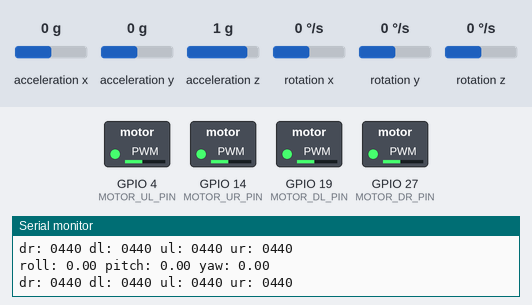
The program below on a simulated ESP32. Parts: switched loads named in the program (green lamp = pin HIGH), the last lines printed to the serial monitor. Wiring (inferred from the names in the program): MPU-6050 motion sensor at I2C address 0x68. The inputs (shaded band) are chosen by the test bench; at power-on: rotation x 0 °/s, acceleration z 1 g, acceleration x 0 g, acceleration y 0 g, rotation y 0 °/s, rotation z 0 °/s.

Above: at 12.9 s.
13.0 s: rotation x set to 9 °/s
At 15.79 s:
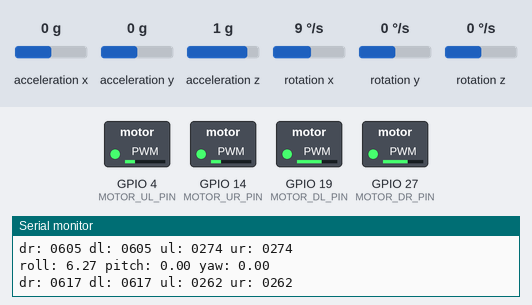
16.0 s: acceleration z set to 0 g
At 16.7 s:
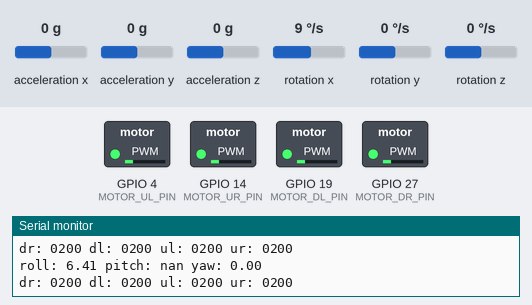
Timing chart, 0 to 19.0 s (numbered marks = the images above; inputs shaded):
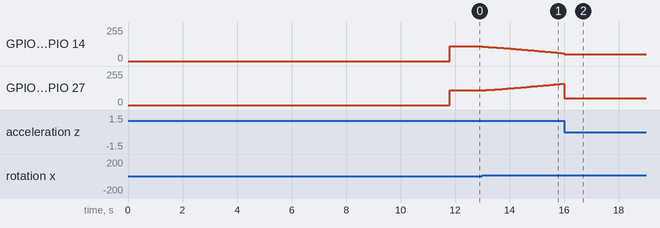

The program:

main.cpp
```cpp
/*
	Development kit: DOIT ESP32 DEVKIT V1
*/
#include <Arduino.h>
#include <Wire.h>
#include "MPU6050.h"
#include "MotorsController.h"
#include "contrains.h"
#include "type.h"
#include "Angle_Controll_Loop.cpp"

// Rate_Controll_Loop controll_loop;
Angle_Controll_Loop control_loop;
void setup() {
#ifdef LOG
	Serial.begin(BAUDRATE);
#endif
	// controll_loop.begin();
	control_loop.begin();
}
int i = 0;
void loop() {
	Control_paras desired_rate(0.0,0.0,0.0);
	// controll_loop.test_rate_controll_loop(desired_rate);
	control_loop.test_angle_controll_loop(desired_rate);
}
```

Angle_Controll_Loop.cpp
```cpp
#include <Arduino.h>
#include "Rate_Controll_Loop.cpp"

class Angle_Controll_Loop
{
private:
    Rate_Controll_Loop rate_controll_loop;
    // PID_Controller roll_angle_controller = PID_Controller(2.0,0.0,0.0);
    // PID_Controller pitch_angle_controller = PID_Controller(2.0,0.0,0.0);
    float proportion = 2.0;
public:
    void begin() {
        rate_controll_loop.begin();
    }

    void loop(Control_paras desired_input) {
        rate_controll_loop.mpu6050.update();
        // rate_controll_loop.mpu6050.get_angle_paras(): Kalman roll & pitch angle and yaw rate = 0.
        Control_paras Kalman_feedback = rate_controll_loop.mpu6050.get_angle_paras();
        Control_paras desired_rotation_rate = Control_paras(proportion*(desired_input.roll - Kalman_feedback.roll),
                                                            proportion*(desired_input.pitch - Kalman_feedback.pitch),
                                                            desired_input.yaw);
        Control_paras plant_input = rate_controll_loop.calculate_plan_inputs(desired_rotation_rate -
                                                                            rate_controll_loop.mpu6050.get_gyro_paras(),
                                                                            rate_controll_loop.mpu6050.getInterval());
        rate_controll_loop.motorsController.set_motors_speed(plant_input);
    }

#ifdef LOG
    void test_angle_controll_loop(Control_paras desired_input) {
        long timer = millis();
        int i = 0;
        while(true) {
            /*
                loop part
            */
            rate_controll_loop.mpu6050.update();
            // rate_controll_loop.mpu6050.get_angle_paras(): Kalman roll & pitch angle and yaw rate = 0.
            Control_paras Kalman_feedback = rate_controll_loop.mpu6050.get_angle_paras();
            Control_paras desired_rotation_rate = Control_paras(proportion*(desired_input.roll - Kalman_feedback.roll),
                                                                proportion*(desired_input.pitch - Kalman_feedback.pitch),
                                                                desired_input.yaw);
            Control_paras plant_input = rate_controll_loop.calculate_plan_inputs(desired_rotation_rate -
                                                                                rate_controll_loop.mpu6050.get_gyro_paras(),
                                                                                rate_controll_loop.mpu6050.getInterval());
            rate_controll_loop.motorsController.set_motors_speed(plant_input);
            /*
                logging command
            */
            // Serial.println(rate_controll_loop.mpu6050.getInterval(), 5);
            // plant_input.log();
            if (i++ % 100 == 0) {
                Kalman_feedback.log();
                rate_controll_loop.motorsController.log_motors_rate();
            }
            // Serial.println(millis()-timer);
        }
    }
#endif
};
```

MPU6050.cpp
```cpp
#include "MPU6050.h"
#include "contrains.h"

/*
	Mình gặp lỗi này khi cố gắng đọc từ slave: i2cRead returned Error 263 (ESP with arduino framework)
	Ban đầu tưởng sai địa chỉ slave, hóa ra là cái module có vấn để (về nguồn?)
	Lần sau nhớ check I2C scanner và tinh ý hơn (rõ ràng thấy 2 cái module 1 cái sáng 1 cái nháy mà mình ko chịu check)
*/

MPU6050::MPU6050(){}

MPU6050::MPU6050(TwoWire &w){
  	wire = &w;
	preInterval = millis();
	w.begin(I2C_MPU6050_SDA, I2C_MPU6050_SCL, I2C_MPU6050_RATE);
}

void MPU6050::begin(){
	// Initial MPU6050
	while (readMPU6050(MPU6050_WHO_AM_I) != 0x68) {
		delay(1000);
		Serial.print("Trying to reach MPU6050");
	};
	writeMPU6050(MPU6050_PWR_MGMT_1, 0x00); // set to zero (wakes up the MPU−6050)
	writeMPU6050(MPU6050_CONFIG, 0x05); // LPF with bandwith = 10 Hz
	writeMPU6050(MPU6050_SMPLRT_DIV, 0x07); // 8k/8 = 1k(Hz)
	writeMPU6050(MPU6050_GYRO_CONFIG, GYRO_SCALE_OPTION);
	writeMPU6050(MPU6050_ACCEL_CONFIG, 0x00);

	calcGyroOffsets(true);

	// Initial acc & gyro values
	update();

	angleGyroX = angleAccX;
	angleGyroY = angleAccY;
	angleGyroZ = 0;
	// Kalman filter values at t = 0 equal to values calculated by acceloremeter
	angleX = angleAccX;
	angleY = angleAccY;
}

void MPU6050::calcGyroOffsets(bool verbose, uint16_t delayBefore, uint16_t delayAfter){
	int32_t x = 0, y = 0, z = 0;
	int16_t rx, ry, rz;

	delay(delayBefore);

	if(verbose){
		Serial.print("Calculating gyro offsets.");
	}

	int num_rand = 1200;
	for(int i = 0; i < num_rand; i++){
		if(verbose && i % 500 == 0){
		Serial.print(".");
		}
		wire->beginTransmission(MPU6050_ADDR);
		wire->write(0x43);
		wire->endTransmission(false);
		wire->requestFrom((int)MPU6050_ADDR, 6);

		rx = wire->read() << 8 | wire->read();
		ry = wire->read() << 8 | wire->read();
		rz = wire->read() << 8 | wire->read();

		x += int32_t(rx);
		y += int32_t(ry);
		z += int32_t(rz);
		delay(4);
	}
	setGyroOffsets((x/GYRO_SCALE_VALUE)/num_rand, (y/GYRO_SCALE_VALUE)/num_rand, (z/GYRO_SCALE_VALUE)/num_rand);

	if(verbose){
	Serial.println("\nDone! Start after 1s..");
		delay(delayAfter);
	}
}

void MPU6050::angleIntergrate() {
	angleGyroX += gyroX * interval;
	angleGyroY += gyroY * interval;
	angleGyroZ += gyroZ * interval;
}

void MPU6050::update(){
	wire->beginTransmission(MPU6050_ADDR);
	wire->write(0x3B);
	wire->endTransmission(false);
	wire->requestFrom((int)MPU6050_ADDR, 14);

	rawAccX = wire->read() << 8 | wire->read();
	rawAccY = wire->read() << 8 | wire->read();
	rawAccZ = wire->read() << 8 | wire->read();
	rawTemp = wire->read() << 8 | wire->read();
	rawGyroX = wire->read() << 8 | wire->read();
	rawGyroY = wire->read() << 8 | wire->read();
	rawGyroZ = wire->read() << 8 | wire->read();

	// temp = (rawTemp + 12412.0) / 340.0;

	accX = ((float)rawAccX) / 16384.0;
	accY = ((float)rawAccY) / 16384.0;
	accZ = ((float)rawAccZ) / 16384.0;

	gyroX = ((float)rawGyroX) / GYRO_SCALE_VALUE;
	gyroY = ((float)rawGyroY) / GYRO_SCALE_VALUE;
	gyroZ = ((float)rawGyroZ) / GYRO_SCALE_VALUE;

	gyroX -= gyroXoffset;
	gyroY -= gyroYoffset;
	gyroZ -= gyroZoffset;

	// Neu dat cum tinh goc nay ben trong doan code been duoi, o giua 2 lan xac dinh interval va preInterval, ro rang se co 1 khoang tgian do giua 2 time bi mat di
	angleAccY = -atan(accX/sqrt(accY*accY + accZ*accZ)) * 180.0 / PI;
	// angleAccX = atan(accY/sqrt(accX*accX + accZ*accZ)) * 180.0 / PI;

	// the same calculation result?
	angleAccX = atan2(accY, accZ + abs(accX)) * 180.0 / PI;
	// angleAccY = atan2(accX, accZ + abs(accY)) * -180.0 / PI;

	// Intergration
	{
		interval = (millis() - preInterval) * 0.001;
		preInterval = millis();
		#ifdef stupid
		angleIntergrate();
		#endif
	}

	// kalman filter
	{
		angleX += gyroX * interval;
		K_uncertainty_roll += interval * interval * 4 * 4;
		float K_gain_roll = K_uncertainty_roll / (K_uncertainty_roll + 3*3);
		K_uncertainty_roll *= (1-K_gain_roll);
		angleX += K_gain_roll * (angleAccX - angleX);

		angleY += gyroY * interval;
		K_uncertainty_pitch += interval * interval * 4 * 4;
		float K_gain_pitch = K_uncertainty_pitch/(K_uncertainty_pitch + 3*3);
		K_uncertainty_pitch *= (1-K_gain_pitch);
		angleY = angleY + K_gain_pitch * (angleAccY-angleY);
	}
}

void MPU6050::test_Kalman_filter(bool y_axis, bool x_axis) {
	long timer = 0;
	while(true) {
		update();
		if(millis() - timer > 5){
			if (y_axis) {
				Serial.print("a : ");
				Serial.print(angleAccY, 2);
				Serial.print("\tb : ");
				Serial.print(angleGyroY, 2);
				Serial.print("\tc : ");
				Serial.println(angleY, 2);
				timer = millis();
			}
			if (x_axis) {
				Serial.print("d : ");
				Serial.print(angleAccX, 2);
				Serial.print("\te : ");
				Serial.print(angleGyroX, 2);
				Serial.print("\tf : ");
				Serial.println(angleX, 2);
				timer = millis();
			}
		}
	}
}
void MPU6050::writeMPU6050(byte reg, byte data){
	wire->beginTransmission(MPU6050_ADDR);
	wire->write(reg);
	wire->write(data);
	wire->endTransmission();
}

byte MPU6050::readMPU6050(byte reg) {
	wire->beginTransmission(MPU6050_ADDR);
	wire->write(reg);
	wire->endTransmission(true);
	wire->requestFrom(MPU6050_ADDR, 1);
	byte data =  wire->read();
	return data;
}

void MPU6050::setGyroOffsets(float x, float y, float z){
	gyroXoffset = x;
	gyroYoffset = y;
	gyroZoffset = z;
}

void MPU6050::setInterval(float interV) {
	interval = interV;
}

Control_paras MPU6050::get_gyro_paras() {
	Control_paras result;
	result.roll = gyroX;
	result.pitch = gyroY;
	result.yaw = gyroZ;
	return result;
}

/*
	!Attention: yaw parameter is kept equal to 0
	return Roll & Pitch calculated by Kalman filter
*/
Control_paras MPU6050::get_angle_paras() {
	Control_paras result;
	result.roll = angleX;
	result.pitch = angleY;
	result.yaw = 0;
	return result;
}

float MPU6050::getInterval() {
	return interval;
}
```

MPU6050.h
```cpp
#ifndef MPU6050_H
#define MPU6050_H

#include "Wire.h"
#include <Arduino.h>
#include "type.h"

#define MPU6050_ADDR         0x68
#define MPU6050_SMPLRT_DIV   0x19
#define MPU6050_CONFIG       0x1a
#define MPU6050_GYRO_CONFIG  0x1b
#define MPU6050_ACCEL_CONFIG 0x1c
#define MPU6050_WHO_AM_I     0x75
#define MPU6050_PWR_MGMT_1   0x6b
#define MPU6050_TEMP_H       0x41
#define MPU6050_TEMP_L       0x42
#define GYRO_XOUT_H_REG      0x43

#define GYRO_SCALE_OPTION  0x08   // FS_SEL = 500 do / s
#define GYRO_SCALE_VALUE 65.5   // -> scale = 65.5

class MPU6050{
    // private:
public:
    TwoWire *wire;

    // Raw datas read from sensors (before being devided)
    int16_t rawAccX, rawAccY, rawAccZ, rawTemp, rawGyroX, rawGyroY, rawGyroZ;
    // Data after being devided for normalization parameter
    float temp, accX, accY, accZ, gyroX, gyroY, gyroZ;
    // Offset of gyroScope
    float gyroXoffset, gyroYoffset, gyroZoffset;

    /*
        Kalman filter values
    */
    // Angle values  accelerometer's values (trigonometric)
    float angleAccX, angleAccY, angleAccZ;
    // Angle values  gyroscope's values (intergration)
    float angleGyroX; float angleGyroY; float angleGyroZ;
    // Angles calculated by kalman filter
    float angleX = 0, angleY = 0, angleZ = 0;
    // The time interval between two angle calculations using the Kalman filter
    float interval;
    // milis() get paras
    long preInterval;
    // Uncertainty values for Kalman updating functions
    float K_uncertainty_roll = 4;
    float K_uncertainty_pitch = 4;
public:
    MPU6050();
    MPU6050(TwoWire &w);
    void begin();
    void writeMPU6050(byte reg, byte data);
    byte readMPU6050(byte reg);
    void update();
    void angleIntergrate();
    void setInterval(float interV);
    void setGyroOffsets(float x, float y, float z);
    void calcGyroOffsets(bool verbose = false, uint16_t delayBefore = 5000, uint16_t delayAfter = 1000);
    /*
        This is a blocking function
        Log Pitch angle calculated by trigonometric, intergration & Kalman filter
    */
    void test_Kalman_filter(bool y_axis = true, bool x_axis = false);

    int16_t getRawAccX(){ return rawAccX; };
    int16_t getRawAccY(){ return rawAccY; };
    int16_t getRawAccZ(){ return rawAccZ; };
    int16_t getRawTemp(){ return rawTemp; };
    int16_t getRawGyroX(){ return rawGyroX; };
    int16_t getRawGyroY(){ return rawGyroY; };
    int16_t getRawGyroZ(){ return rawGyroZ; };

    Control_paras get_gyro_paras();
    Control_paras get_angle_paras();

    float getInterval();
    float getTemp(){ return temp; };
    float getAccX(){ return accX; };
    float getAccY(){ return accY; };
    float getAccZ(){ return accZ; };
    float getGyroX(){ return gyroX; };
    float getGyroY(){ return gyroY; };
    float getGyroZ(){ return gyroZ; };
    float getGyroXoffset(){ return gyroXoffset; };
    float getGyroYoffset(){ return gyroYoffset; };
    float getGyroZoffset(){ return gyroZoffset; };
    float getAccAngleX(){ return angleAccX; };
    float getAccAngleY(){ return angleAccY; };
    float getAngleX(){ return angleX; };
    float getAngleY(){ return angleY; };
    float getAngleZ(){ return angleZ; };
};

#endif
```

MotorsController.cpp
```cpp
#include "MotorsController.h"
#include "contrains.h"

/*
	1. PWM with ESP32
		- 16 channel PWM (0-15)
		- Frequency of PWM (up to 40 MHz) (which frequency should be chosen?)
		- Resolution (1->16 bit)
*/

void Motorscontroller::initial_pwm(int pin, int channel) {
    pinMode(pin, OUTPUT);
    ledcSetup(channel, MOTOR_FREQ, MOTOR_RESOLUTION);
    ledcAttachPin(pin, channel);
    ledcWrite(channel, 0);
}

void Motorscontroller::initial_pwms() {
    initial_pwm(MOTOR_UR_PIN, MOTOR_UR_CHANEL);
    initial_pwm(MOTOR_UL_PIN, MOTOR_UL_CHANEL);
    initial_pwm(MOTOR_DL_PIN, MOTOR_DL_CHANEL);
    initial_pwm(MOTOR_DR_PIN, MOTOR_DR_CHANEL);
}

static uint32_t inline limit_rate(uint32_t rate) {
    if (rate < MOTOR_THROTTLE_MIN) {
        return uint32_t(MOTOR_THROTTLE_MIN);
    }
    if (rate > MOTOR_THROTTLE_MAX) {
        return uint32_t(MOTOR_THROTTLE_MAX);
    }
    return rate;
}

/*
    Để điều khiển độ cao cụ thể, cần thêm 1 cảm biến đo độ cao nữa, và 1 PID_contoller nữa cho input throttle
    Hiện tại chưa code được chức năng đó nên để mặc định input throttle là 45%
    motor1: dr motor
    motor2: dl motor
    motor3: ul motor
    motor4: ur motor
*/
void Motorscontroller::set_motors_speed(Control_paras motor_power_commamd) {
    dr_rate = uint32_t(DEFAUTL_THROTTEL - motor_power_commamd.roll - motor_power_commamd.pitch - motor_power_commamd.yaw);
    dl_rate = uint32_t(DEFAUTL_THROTTEL - motor_power_commamd.roll + motor_power_commamd.pitch + motor_power_commamd.yaw);
    ul_rate = uint32_t(DEFAUTL_THROTTEL + motor_power_commamd.roll + motor_power_commamd.pitch - motor_power_commamd.yaw);
    ur_rate = uint32_t(DEFAUTL_THROTTEL + motor_power_commamd.roll - motor_power_commamd.pitch + motor_power_commamd.yaw);

    /*
        Apply contrains for motors's rate
    */
    dr_rate = limit_rate(dr_rate);
    dl_rate = limit_rate(dl_rate);
    ul_rate = limit_rate(ul_rate);
    ur_rate = limit_rate(ur_rate);

    set_rates();
}

void Motorscontroller::set_rates() {
    ledcWrite(MOTOR_UR_CHANEL, ur_rate);
    ledcWrite(MOTOR_DR_CHANEL, dr_rate);
    ledcWrite(MOTOR_DL_CHANEL, dl_rate);
    ledcWrite(MOTOR_UL_CHANEL, ul_rate);
}

#ifdef LOG
void Motorscontroller::log_motors_rate() {
    char buffer[60]; // Chú ý nếu size của buffer < lượng ký tự trong sprintf thì lỗi
    sprintf(buffer, "dr: %.4d dl: %.4d ul: %.4d ur: %.4d", dr_rate, dl_rate, ul_rate, ur_rate);
    Serial.println(buffer);
}
#endif

void Motorscontroller::test_initial_pwms() {
    /*
        Tets pwm for UL motor
    */
    for(int i = 0; i <= MOTOR_THROTTLE_MAX; i++) {
        ledcWrite(MOTOR_UL_CHANEL, i);
        delay(4);
    }
    for(int i = MOTOR_THROTTLE_MAX; i >= 0; i--) {
        ledcWrite(MOTOR_UL_CHANEL, i);
        delay(4);
    }
    /*
        Tets pwm for UR motor
    */
    for(int i = 0; i <= MOTOR_THROTTLE_MAX; i++) {
        ledcWrite(MOTOR_UR_CHANEL, i);
        delay(4);
    }
    for(int i = MOTOR_THROTTLE_MAX; i >= 0; i--) {
        ledcWrite(MOTOR_UR_CHANEL, i);
        delay(4);
    }
    /*
        Tets pwm for DL motor
    */
    for(int i = 0; i <= MOTOR_THROTTLE_MAX; i++) {
        ledcWrite(MOTOR_DL_CHANEL, i);
        delay(4);
    }
    for(int i = MOTOR_THROTTLE_MAX; i >= 0; i--) {
        ledcWrite(MOTOR_DL_CHANEL, i);
        delay(4);
    }
    /*
        Tets pwm for DR motor
    */
    for(int i = 0; i <= MOTOR_THROTTLE_MAX; i++) {
        ledcWrite(MOTOR_DR_CHANEL, i);
        delay(4);
    }
    for(int i = MOTOR_THROTTLE_MAX; i >= 0; i--) {
        ledcWrite(MOTOR_DR_CHANEL, i);
        delay(4);
    }
}
```

MotorsController.h
```cpp
#ifndef MOTORSCONTROLLER_H
#define MOTORSCONTROLLER_H

#include <Arduino.h>
#include "type.h"

class Motorscontroller{
private:
    uint32_t ul_rate = 0;
    uint32_t ur_rate = 0;
    uint32_t dl_rate = 0;
    uint32_t dr_rate = 0;
public:
    void initial_pwm(int pin, int channel);

    void initial_pwms();

    void test_initial_pwms();

    void set_motors_speed(Control_paras motor_power_commamd);

    void set_rates();

#ifdef LOG
    void log_motors_rate();
#endif
};

#endif
```

PID_Controller.cpp
```cpp
#include <Arduino.h>
#include "contrains.h"
#include "PID_Controller.h"

/*
    Dể là uint32_t output nó không báo lỗi nhưng khi chạy bộ PID thì tham số đo ra sai
    Bực thật sao nó ko báo lỗi nhỉ
*/
static float inline limit_pid_ouput(float ouput) {
    if (ouput < OUPUT_PID_MIN) {
        return float(OUPUT_PID_MIN);
    }
    if (ouput > OUPUT_PID_MAX) {
        return float(OUPUT_PID_MAX);
    }
    return ouput;
}

PID_Controller::PID_Controller(float P, float I, float D) {
    this->P = P;
    this->I = I;
    this->D = D;
}

void PID_Controller::set_parameters(float P, float I, float D) {
    this->P = P;
    this->I = I;
    this->D = D;
}

float PID_Controller::calculate_plan_input(Error error, float interval) {
    prevIterm += I * (prevError + error) * interval / 2;
    prevIterm = limit_pid_ouput(prevIterm);
    float result = P * error + prevIterm + D * (error - prevError) / interval;
    prevError = error;
    return limit_pid_ouput(result);
}
#ifdef LOG
String PID_Controller::print_paras() {
    char buffer[60]; // Chú ý nếu size của buffer < lượng ký tự trong sprintf thì lỗi
    sprintf(buffer, "P: %.2f I: %.2f D: %.2f", this->P, this->I, this->D);
    return buffer;
#endif
}
```

PID_Controller.h
```cpp
#ifndef PID_CONTROLLER_H
#define PID_CONTROLLER_H

#include <Arduino.h>
#include <string>

class PID_Controller{
private:
    Error prevError = 0;
    // Error error = 0;
    Error prevIterm = 0;
    float P = 0.6;
    float I = 3.5;
    float D = 0.03;
public:
    PID_Controller(float P = 0.6, float I = 3.5, float D = 0.03);
    void set_parameters(float P, float I, float D);
    float calculate_plan_input(Error error, float interval);
#ifdef LOG
    String print_paras();
#endif
};

#endif
```

Source omitted: Rate_Controll_Loop.cpp (3474 bytes), contrains.h (1293 bytes), i2c_scanner.cpp (928 bytes), type.h (822 bytes)

Measured:
- after the input at 13.0 s, GPIO 4 (MOTOR_UL_PIN), GPIO 14 (MOTOR_UR_PIN): moves from 110/255 to 59/255 over 2.9 s, starting at once; GPIO 19 (MOTOR_DL_PIN), GPIO 27 (MOTOR_DR_PIN): moves from 110/255 to 160/255 over 2.9 s, starting at once
